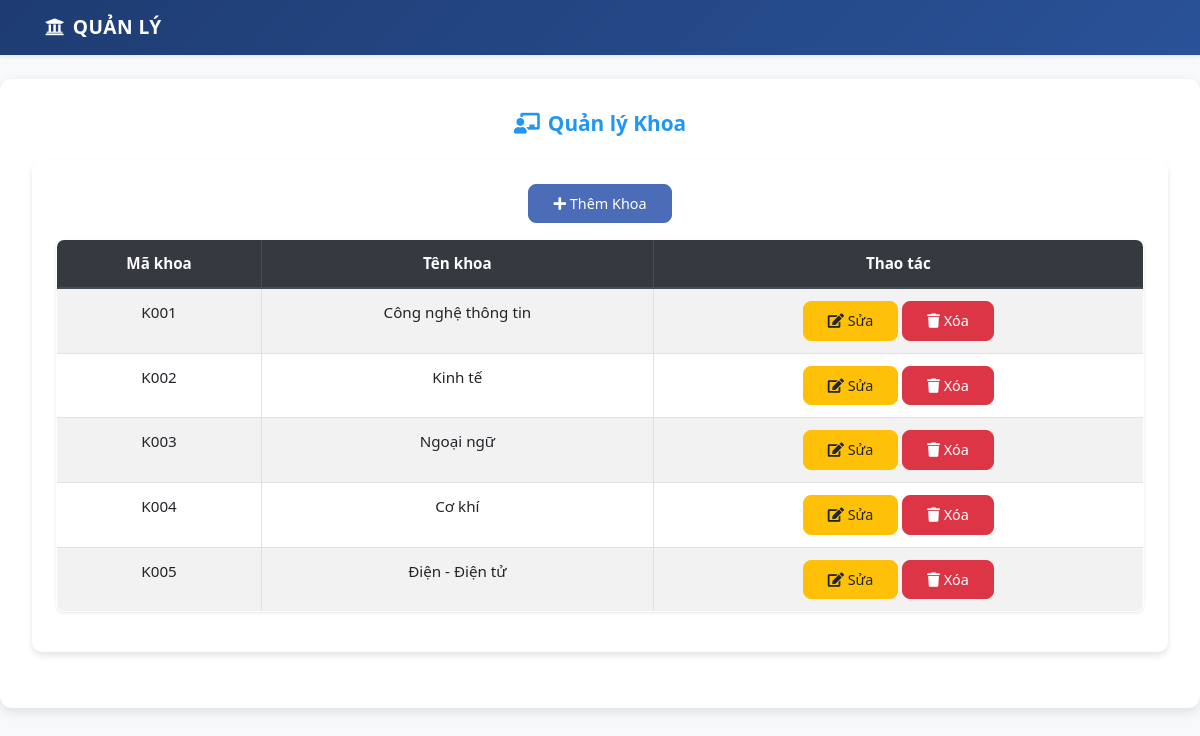
/modules/khoa/index.php, run on the app's committed database.
### tables this page shows
CREATE TABLE khoa (
    ma_khoa VARCHAR(10) PRIMARY KEY,
    ten_khoa VARCHAR(100) NOT NULL
);

### config/auth.php (called while the page is built, shortened)
<?php
function isLoggedIn()
{
    return isset($_SESSION['user_id']);
}

### modules/khoa/index.php (the view, shortened to what this page needs)
<?php
require_once '../header.php';
$database = new Database();
$conn = $database->getConnection();
$sql = "SELECT * FROM khoa ORDER BY ma_khoa";
$stmt = $conn->query($sql);
$khoas = $stmt->fetchAll(PDO::FETCH_ASSOC);
echo getHeader("Quản lý Khoa");
?>
<head>
    <link rel="stylesheet" href="https://stackpath.bootstrapcdn.com/bootstrap/4.5.2/css/bootstrap.min.css">
    <link rel="stylesheet" href="<?= $root_path ?>assets/css/style.css">
    <link rel="stylesheet" href="https://cdnjs.cloudflare.com/ajax/libs/font-awesome/5.15.4/css/all.min.css">
</head>
<div class="card">
    <div class="card-body">
        <div class="mb-3">
            <a href="them.php" class="btn btn-primary">
                <i class="fas fa-plus"></i> Thêm Khoa
            </a>
        </div>
        <table class="table table-striped table-bordered">
            <thead class="thead-dark">
                <tr>
                    <th>Mã khoa</th>
                    <th>Tên khoa</th>
                    <th>Thao tác</th>
                </tr>
            </thead>
            <tbody>
                <?php foreach ($khoas as $khoa): ?>
                    <tr>
                        <td><?= htmlspecialchars($khoa['ma_khoa']) ?></td>
                        <td><?= htmlspecialchars($khoa['ten_khoa']) ?></td>
                        <td>
                            <a href="sua.php?id=<?= $khoa['ma_khoa'] ?>" class="btn btn-warning btn-sm">
                                <i class="fas fa-edit"></i> Sửa
                            </a>
                            <a href="xoa.php?id=<?= $khoa['ma_khoa'] ?>"
                                onclick="return confirm('Bạn có chắc muốn xóa khoa này?')" class="btn btn-danger btn-sm">
                                <i class="fas fa-trash"></i> Xóa
                            </a>
                        </td>
                    </tr>
                <?php endforeach; ?>
            </tbody>
        </table>
    </div>
</div>
<?php echo getFooter(); ?>

### assets/css/style.css (style rules this page uses)
body { background-color: #f8f9fa; font-family: "Segoe UI", Tahoma, Geneva, Verdana, sans-serif; }
.btn { font-size: 0.9rem; padding: 0.4rem 1.2rem; }
.table { background: #fff; border-radius: 8px; overflow: hidden; box-shadow: 0 1px 3px rgba(0, 0, 0, 0.1); }
.table thead th { background: #f8f9fa; border-bottom: 2px solid #dee2e6; color: #2c3e50; font-weight: 600; }
.card { border: none; border-radius: 10px; box-shadow: 0 4px 6px rgba(0, 0, 0, 0.1); margin-bottom: 1.5rem; transition: transform 0.3s ease, box-shadow 0.3s ease; }
.card-body { padding: 1.5rem; }
.btn { border-radius: 8px; padding: 0.5rem 1.5rem; font-weight: 500; transition: all 0.3s ease; }
.btn-primary { background: #4b6cb7; border-color: #4b6cb7; }

### data on the page
khoa: ma_khoa "K001", ten_khoa "Công nghệ thông tin"
khoa: ma_khoa "K002", ten_khoa "Kinh tế"
khoa: ma_khoa "K003", ten_khoa "Ngoại ngữ"
khoa: ma_khoa "K004", ten_khoa "Cơ khí"
khoa: ma_khoa "K005", ten_khoa "Điện - Điện tử"

### other printed values
$title "Quản lý Khoa"
